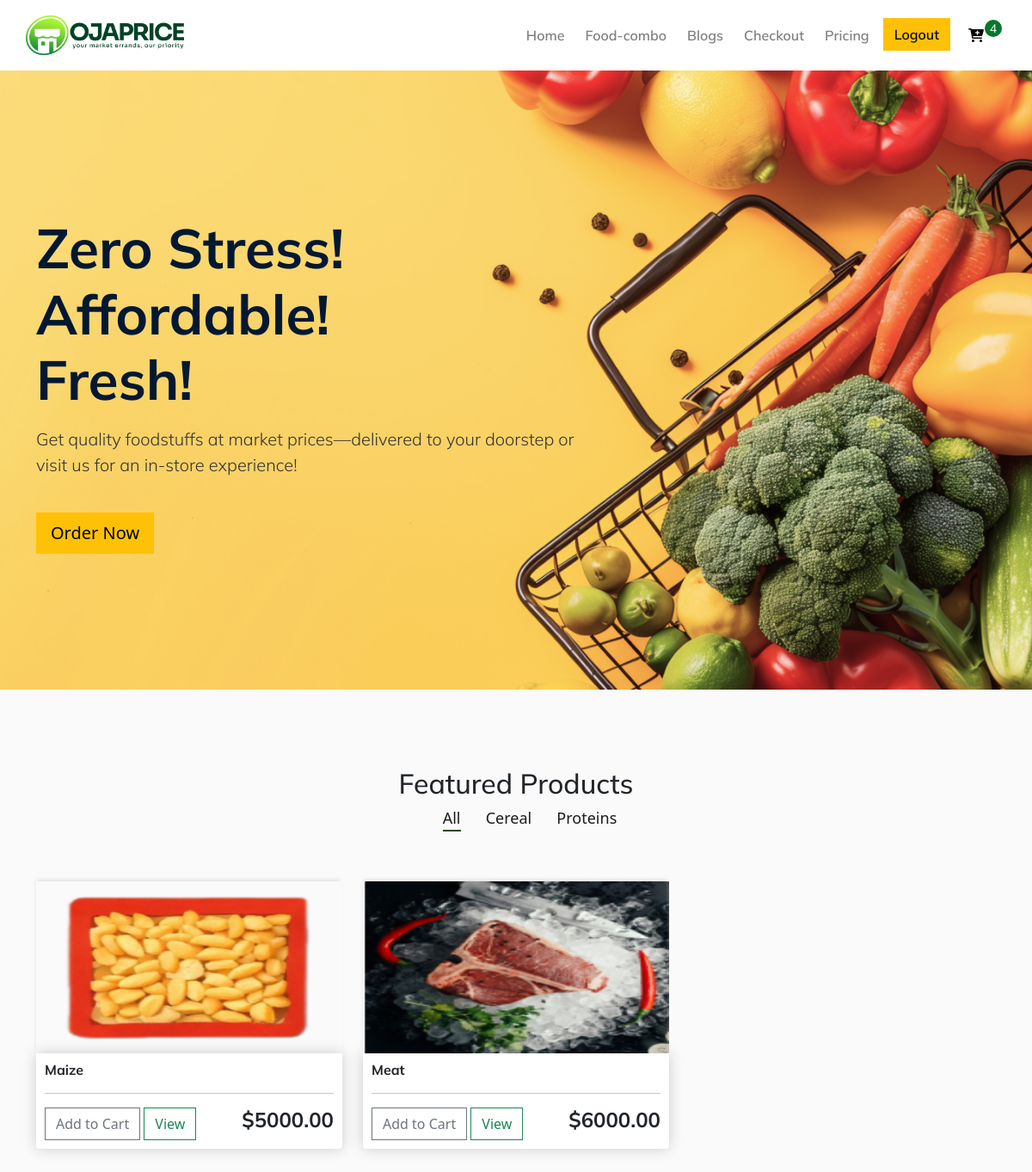
Screenshot of / (signed in) with the database file from the repository.
### store/models.py (models this page shows, shortened)
class Category(models.Model):
    name = models.CharField(max_length=150)
    slug = models.SlugField(max_length=256, blank=True, null=True, unique=True)
    description = models.TextField(blank=True)
    created_at = models.DateTimeField(auto_now_add=True)
    updated_at = models.DateTimeField(auto_now=True)
    def __str__(self):
        return self.name

class Product(models.Model):
    category = models.ForeignKey(Category, on_delete=models.PROTECT, related_name="products", blank=True, null=True)
    name = models.CharField(max_length=200)
    slug = models.SlugField(max_length=256, blank=True, null=True, unique=True)
    description = models.TextField(blank=True, null=True)
    price = models.DecimalField(max_digits=8, decimal_places=2)
    deleted_price = models.DecimalField(max_digits=10, decimal_places=2, null=True, blank=True)
    digital = models.BooleanField(default=False, null=True, blank=True)
    image = models.ImageField(null=True, blank=True, upload_to="store")
    created_at = models.DateTimeField(auto_now_add=True)
    updated_at = models.DateTimeField(auto_now=True)
    @property
    def imageURL(self):
        try:
            url = self.image.url
        except:
            url = ""
        return url

### store/views.py (the view)
# urls.py: path("", views.index, name="index"),
def index(request):
    data = cartData(request)
    cartItems = data["cartItems"]
    cartItems = data["cartItems"]
    items = data["items"]
    order = data["order"]
    products = Product.objects.all()
    category = Category.objects.all()
    context = {
        "products": products,
        "cartItems": cartItems,
        "category":category
    }
    return render(request, "store/index.html", context)

### store/models.py (called while the page is built)
    @property
    def get_cart_items(self):
        orderitems = self.orderitem_set.all()
        total = sum([item.quantity for item in orderitems])
        return total

### store/utils.py (called while the page is built)
def cartData(request):
    if request.user.is_authenticated:
        customer, created = Customer.objects.get_or_create(user=request.user)
        order, created = Order.objects.get_or_create(customer=customer, complete=False)
        items = order.orderitem_set.all()
        cartItems = order.get_cart_items
    else:  # unauthenticated
        cookieData = cookiesCart(request)
        cartItems = cookieData['cartItems']
        items = cookieData['items']
        order = cookieData['order']
    return {'items': items, 'order': order, 'cartItems': cartItems}

### users/models.py (called while the page is built)
    def __str__(self):
        return self.email

### templates/store/index.html (shortened to what this page needs)
{% extends "assets/base.html" %} {% load static %} {% block content %}
<section class="hero-section d-flex align-items-center text-white" style="background-image: url('{% static "images/banner-1.jpg" %}'); background-repeat: no-repeat; background-size: cover; height: 90vh; position: relative;">
  <div class="container">
      <div class="row">
          <div class="col-lg-8 hero-content text-start">
              <h1 class="display-4 fw-bold">Zero Stress! Affordable! Fresh!</h1>
              <p class="lead mt-3">Get quality foodstuffs at market prices—delivered to your doorstep or visit us for an in-store experience!</p>
              <a href="{% url 'index' %}" class="btn btn-warning btn-lg mt-4">Order Now</a>
          </div>
      </div>
  </div>
  <div class="overlay"></div>
</section>
<section class="featured spad">
  <div class="container">
      <div class="row">
          <div class="col-lg-12">
              <div class="section-title">
                  <h2>Featured Products</h2>
              </div>
              <div class="featured__controls">
                  <ul style="text-transform: capitalize;">
                      <li class="active" data-filter="*">all</li>
                      {% for c in category %}
                      <li data-filter=".{{c.name}}"> {{c.name}}</li>
                      {% endfor %}
                  </ul>
              </div>
          </div>
      </div>
      <div class="row featured__filter">
          {% for product in products %}
          <div class="col-lg-4 product-item {{product.category}} {{product.name}}">
              <img class="thumbnail" src="{{product.imageURL}}" />
              <div class="box-element product">
                  <h6><strong>{{product.name}}</strong></h6>
                  <hr />
                  <button
                      data-product="{{product.id}}"
                      data-action="add"
                      class="btn btn-outline-secondary add-btn update-cart"
                  >
                      Add to Cart
                  </button>
                  <a class="btn btn-outline-success" href="#">View</a>
                  <h4 style="display: inline-block; float: right">
                      <strong>${{product.price|floatformat:2}}</strong>
                  </h4>
              </div>
          </div>
          {% endfor %}
      </div>
  </div>
</section>
{% endblock %}

### static/css/main.css (style rules this page uses)
body { background-color: hsl(0, 0%, 98%); }
h1,h2,h3,h4,h5,h6,p { font-family: 'mulish'; }
.box-element { box-shadow:hsl(0, 0%, 80%) 0 0 16px; background-color: #fff; border-radius: 4px; padding: 10px; }
.thumbnail { width: 100%; height: 200px; -webkit-box-shadow: -1px -3px 5px -2px rgba(214,214,214,1); -moz-box-shadow: -1px -3px 5px -2px rgba(214,214,214,1); box-shadow: -1px -3px 5px -2px rgba(214,214,214,1); }
.product { border-radius: 0 0 4px 4px; }
.col-lg-4, .col-lg-6, .col-lg-8, .col-lg-12 { margin-top: 10px; }
.btn { border-radius: 0; }
.hero-section { position: relative; background-position: center; background-size: cover; height: 90vh; }
.overlay { position: absolute; top: 0; left: 0; width: 100%; height: 100%; }
.hero-section .container { position: relative; z-index: 2; }
.hero-content { width: 60%; }
.hero-content h1 { width: 55%; font-size: 4rem; color: #011831; }
.hero-content p { color: #333333; }
.featured { padding-top: 80px; padding-bottom: 40px; }
.featured .section-title h2 { text-align: center; }
.featured__controls { text-align: center; margin-bottom: 50px; }
.featured__controls ul li { list-style: none; font-size: 18px; color: #1c1c1c; display: inline-block; margin-right: 25px; position: relative; cursor: pointer; }
.featured__controls ul li.active:after { opacity: 1; }
.featured__controls ul li:after { position: absolute; left: 0; bottom: -2px; width: 100%; height: 2px; background: #2c4702; content: ""; opacity: 0; }
.featured__controls ul li:last-child { margin-right: 0; }

### rows the page displays
Category: name "Cereal"
Category: name "Proteins"
Product: imageURL (picture), name "Maize", price "5000.00"
Product: imageURL (picture), name "Meat", price "6000.00"

### other values shown
{{ cartItems }} "4"
